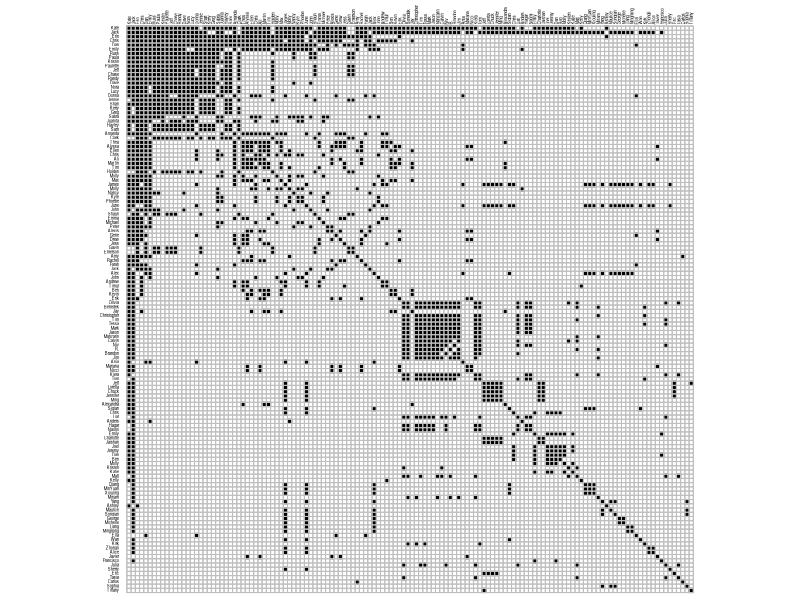

Recreate this plot in R.
## ---- chunk 1
# packages needed
if (!require("tidyverse")) {install.packages("tidyverse")}; require("tidyverse")
if (!require("corrplot")) {install.packages("corrplot")}; require("corrplot")

# load data
read_csv(file = "subjective.network.csv") -> admat_lower # adjacency matrix, lower half only

# convert to matrix
admat_lower %>%
  select(2:ncol(admat_lower)) %>%
  as.matrix() -> admat_lower

# create full adjacency matrix
  # 134 x 134 identity matrix
admat_full <- diag(nrow(admat_lower))

  # add column and row labels, first names only
word(string = colnames(admat_lower), start = 1, sep = " ") -> colnames(admat_full) -> rownames(admat_full)

  # make lower half admat_full the same as lower half of admat_lower
admat_full[lower.tri(admat_full)] <- admat_lower[lower.tri(admat_lower)]

  # reflect lower half to upper half
admat_full + t(admat_full) -> admat_full

  # make diag equal to 1
diag(admat_full) <- 1

  # check if symmetric
isSymmetric(admat_full)
## ---- chunk 2

corrplot::corrplot(corr = admat_full, 
                   method = "square", 
                   type = "full",
                   diag = TRUE,
                   order = "FPC",
                   tl.cex = 0.25,
                   tl.col = "black",
                   cl.pos = "n",
                   col = colorRampPalette(c("green","white","black"))(200))
  
